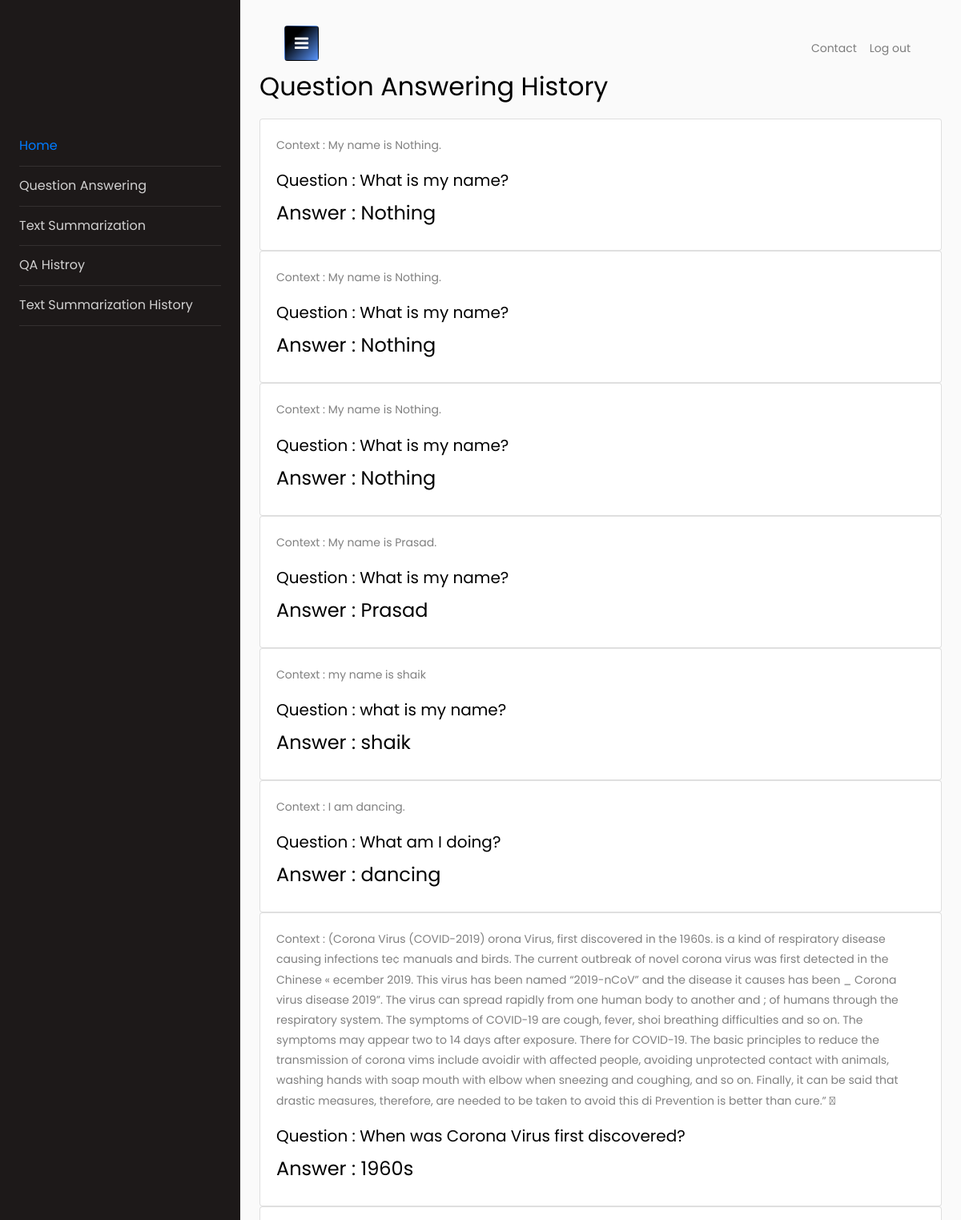
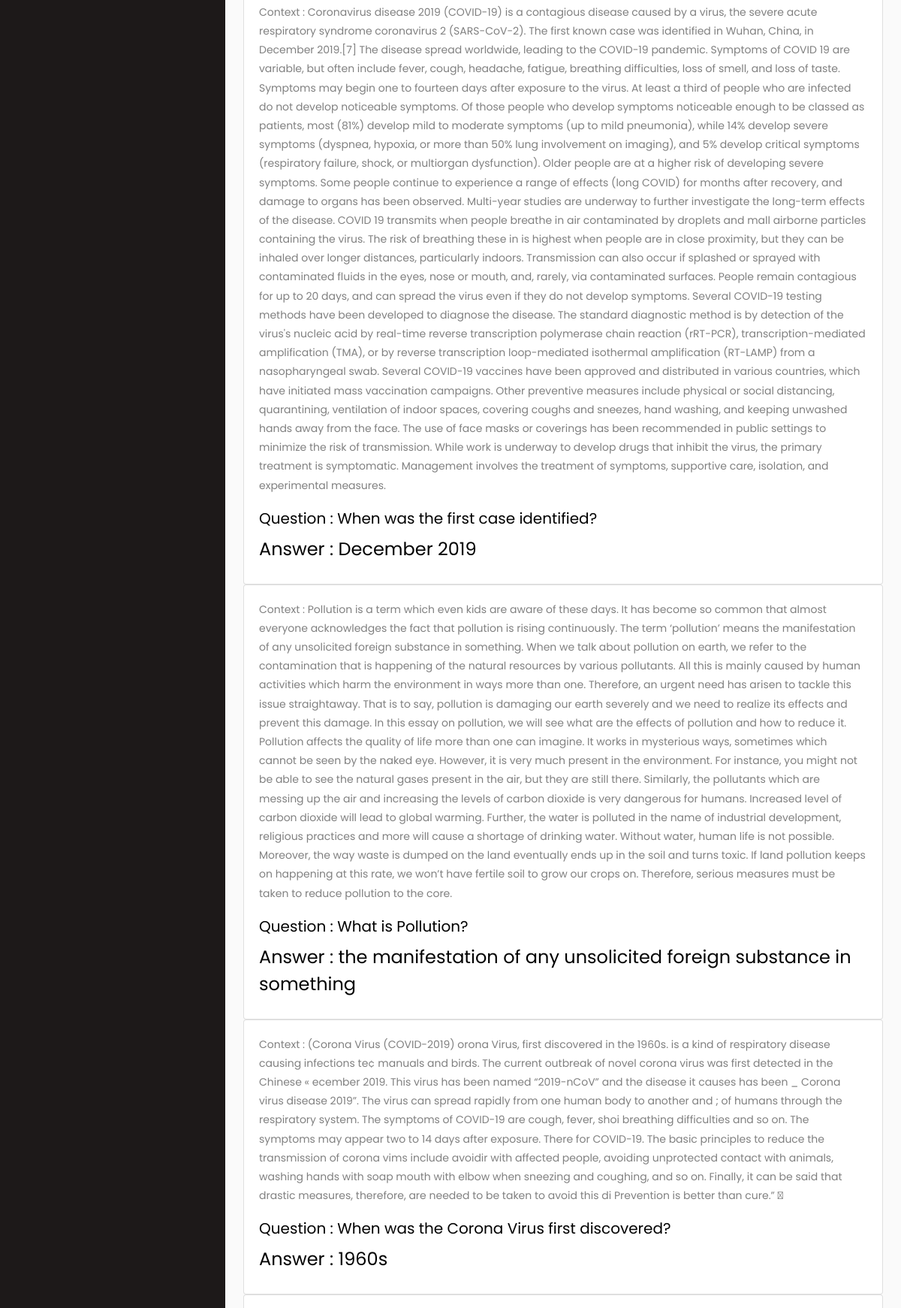
The page /qa_history (upper part) on the database its author committed (2 pictures, top to bottom).
### app.py (models this page shows, shortened)
class QA(db.Model):
    id = db.Column(db.Integer, primary_key=True)
    user_id = db.Column(db.Integer)
    text = db.Column(db.Text)
    question = db.Column(db.Text)
    answer = db.Column(db.Text)

### app.py (the view)
@app.route("/qa_history", methods=["GET"])
def qa_history():
    all_data = QA.query.filter_by(user_id=global_user_id).all()
    return render_template(
        "QAhistory.html", template_folder="templates", all_data=all_data
    )

### templates/QAhistory.html (shortened to what this page needs)
<!doctype html>
<html lang="en">
<head>
  <link rel="stylesheet" href="https://stackpath.bootstrapcdn.com/font-awesome/4.7.0/css/font-awesome.min.css">
  <link rel="stylesheet" href="../static/css/style_profile.css">
</head>
<body>
  <div class="wrapper d-flex align-items-stretch">
    <nav id="sidebar">
      <div class="p-4 pt-5">
        <a href="#" class="img logo rounded-circle mb-5" style="background-image: url(img/logo1.png);"></a>
        <ul class="list-unstyled components mb-5">
          <li class="active">
            <a href="./h">Home</a>
          <li>
            <a href="./a">Question Answering</a>
          </li>
          <li>
            <a href="./b">Text Summarization</a>
          </li>
          <li>
            <a href="./qa_history">QA Histroy</a>
          </li>
          <li>
            <a href="./ts_history">Text Summarization History</a>
          </li>
        </ul>
      </div>
    </nav>
    <div id="content" class="p-4 p-md-5">
      <nav class="navbar navbar-expand-lg navbar-light bg-light">
        <div class="container-fluid">
          <button type="button" id="sidebarCollapse" class="btn btn-primary">
            <i class="fa fa-bars"></i>
          </button>
          <div class="collapse navbar-collapse" id="navbarSupportedContent">
            <ul class="nav navbar-nav ml-auto">
              <li class="nav-item">
                <a class="nav-link" href="#">Contact</a>
              </li>
              <li class="nav-item">
                <a class="nav-link" href="./">Log out</a>
              </li>
            </ul>
          </div>
        </div>
      </nav>
      <h2 class="mb-4">Question Answering History</h2>
      {%- for i in all_data %}
      <div class="card border-primary mb-3">
        <div class="card-body">
          <p>Context : {{i.text}}</p>
          <h5 class="card-title">Question : {{i.question}}</h5>
          <h4 class="card-text">Answer : {{i.answer}}</h4>
        </div>
      </div>
      {%- endfor %}
    </div>
</body>
</html>

### rows shown on the page
QA: text "My name is Nothing.", question "What is my name?", answer "Nothing"
QA: text "My name is Nothing.", question "What is my name?", answer "Nothing"
QA: text "My name is Nothing.", question "What is my name?", answer "Nothing"
QA: text "My name is Prasad.", question "What is my name?", answer "Prasad"
QA: text "my name is shaik", question "what is my name?", answer "shaik"
QA: text "I am dancing.", question "What am I doing?", answer "dancing"
QA: text "(Corona Virus (COVID-2019) orona Virus, first discovered in the 1960s. is a kind of respiratory disease causing infections te¢ manuals and birds. The current outbreak of novel corona virus was first detected in the Chinese « ecember 2019. This virus has been named “2019-nCoV” and the disease it causes has been _ Corona virus disease 2019”. The virus can spread rapidly from one human body to another and ; of humans through the respiratory system. The symptoms of COVID-19 are cough, fever, shoi breathing difficulties and so on. The symptoms may appear two to 14 days after exposure. There for COVID-19. The basic principles to reduce the transmission of corona vims include avoidir with affected…", question "When was Corona Virus first discovered?", answer "1960s"
QA: text "Coronavirus disease 2019 (COVID-19) is a contagious disease caused by a virus, the severe acute respiratory syndrome coronavirus 2 (SARS-CoV-2). The first known case was identified in Wuhan, China, in December 2019.[7] The disease spread worldwide, leading to the COVID-19 pandemic. Symptoms of COVID 19 are variable, but often include fever, cough, headache, fatigue, breathing difficulties, loss of smell, and loss of taste. Symptoms may begin one to fourteen days after exposure to the virus. At least a third of people who are infected do not develop noticeable symptoms. Of those people who develop symptoms noticeable enough to be classed as patients, most (81%) develop mild to moderate…", question "When was the first case identified?", answer "December 2019"
QA: text "Pollution is a term which even kids are aware of these days. It has become so common that almost everyone acknowledges the fact that pollution is rising continuously. The term ‘pollution’ means the manifestation of any unsolicited foreign substance in something. When we talk about pollution on earth, we refer to the contamination that is happening of the natural resources by various pollutants. All this is mainly caused by human activities which harm the environment in ways more than one. Therefore, an urgent need has arisen to tackle this issue straightaway. That is to say, pollution is damaging our earth severely and we need to realize its effects and prevent this damage. In this essay on…", question "What is Pollution?", answer "the manifestation of any unsolicited foreign substance in something"
QA: text "(Corona Virus (COVID-2019) orona Virus, first discovered in the 1960s. is a kind of respiratory disease causing infections te¢ manuals and birds. The current outbreak of novel corona virus was first detected in the Chinese « ecember 2019. This virus has been named “2019-nCoV” and the disease it causes has been _ Corona virus disease 2019”. The virus can spread rapidly from one human body to another and ; of humans through the respiratory system. The symptoms of COVID-19 are cough, fever, shoi breathing difficulties and so on. The symptoms may appear two to 14 days after exposure. There for COVID-19. The basic principles to reduce the transmission of corona vims include avoidir with affected…", question "When was the Corona Virus first discovered?", answer "1960s"
